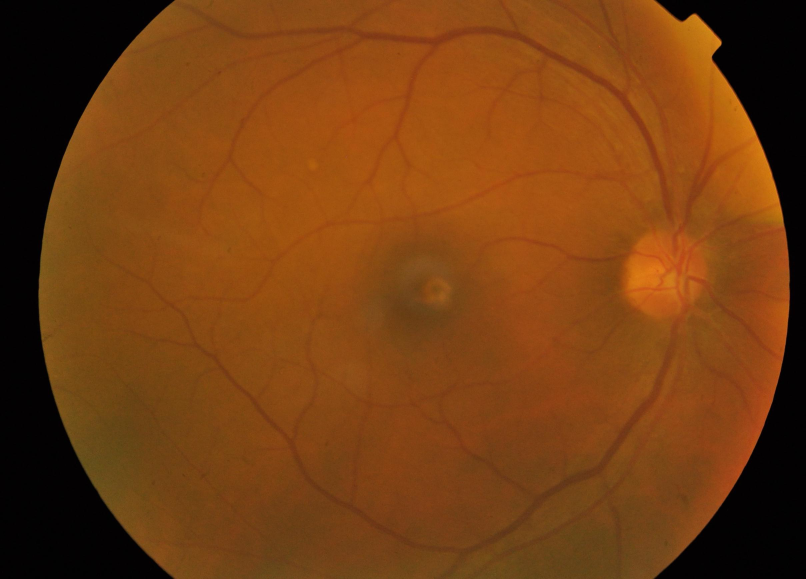
%> input picture DR_Project/test/fcea00df9f33.png, 2416 x 1736 px (shown at 1/3 size)
$ octave --eval "result = preprocessFundus(imread('../DR_Project/test/fcea00df9f33.png'));"   (GNU Octave 9; MATLAB toolbox functions it lacks are replaced by stand-ins)
%> lines starting %> are read from the running program, lines starting %| are printed output that depends on the picture
function output = preprocessFundus(img)

img = im2uint8(img);
%> img is the input picture: size 1736x2416x3 uint8; mean R, G, B 116.8, 62.2, 17.6

% Resize
img = imresize(img,[512 512]);
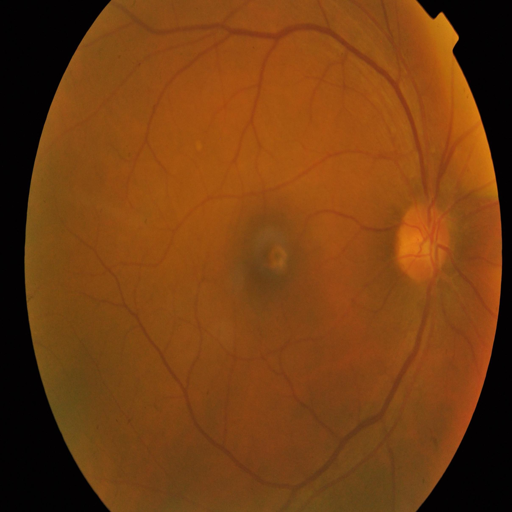
%> img: size 512x512x3 uint8; mean R, G, B 116.8, 62.2, 17.6

% Convert to LAB
lab = rgb2lab(img);
%> lab: size 512x512x3 double; mean of channels 1, 2, 3 32.4, 19.8, 34.4

% Extract L channel
L = lab(:,:,1);
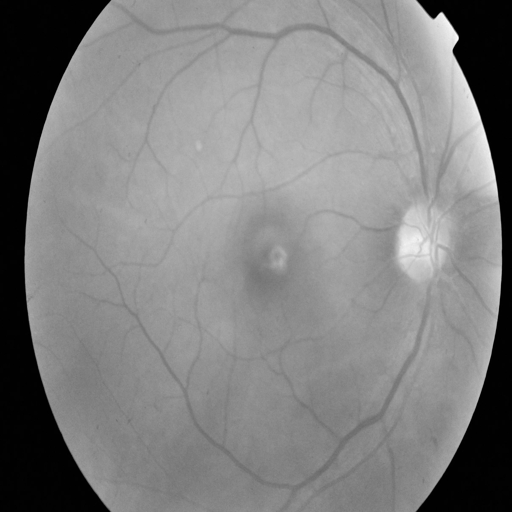
%> L: size 512x512 double; min 0, max 64.57, mean 32.4; drawn with min black and max white

% Normalize
L = mat2gray(L);

% CLAHE
L = adapthisteq(L);
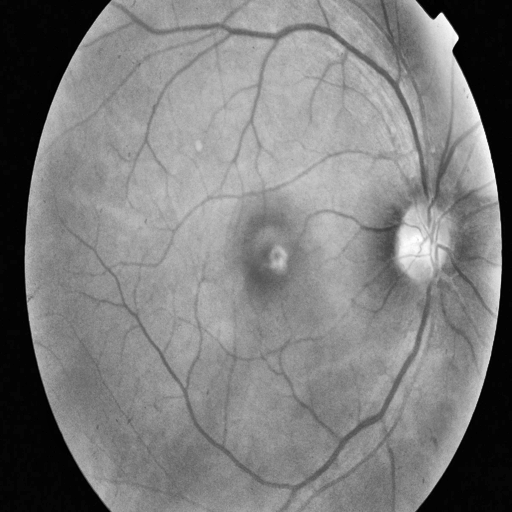
%> L: size 512x512 double; min 0, max 1, mean 0.491

% Put enhanced L back
lab(:,:,1) = L * 100;
%> lab: size 512x512x3 double; mean of channels 1, 2, 3 49.1, 19.8, 34.4

% Convert back
output = lab2rgb(lab);
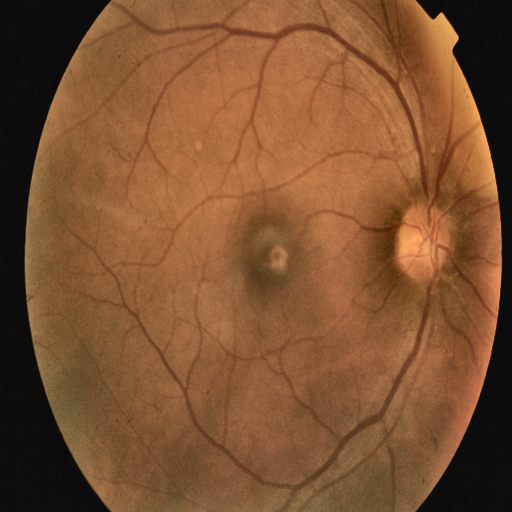
%> output: size 512x512x3 double; mean R, G, B 0.651, 0.408, 0.229; drawn with min black and max white

% Normalize
output = im2uint8(output);
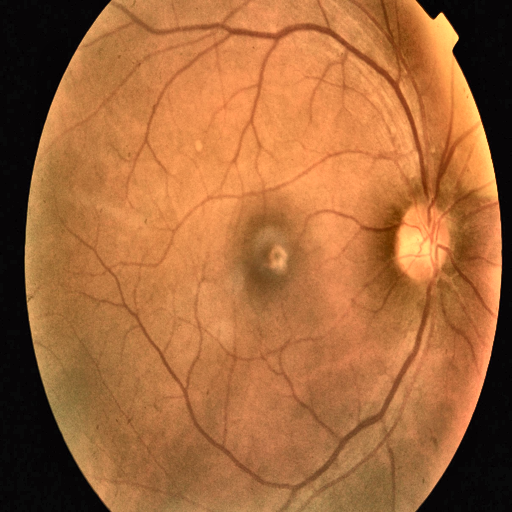
%> output: size 512x512x3 uint8; mean R, G, B 165.1, 104.1, 58.5

end

$ run again, on DR_Project/test/fd2978398705.png
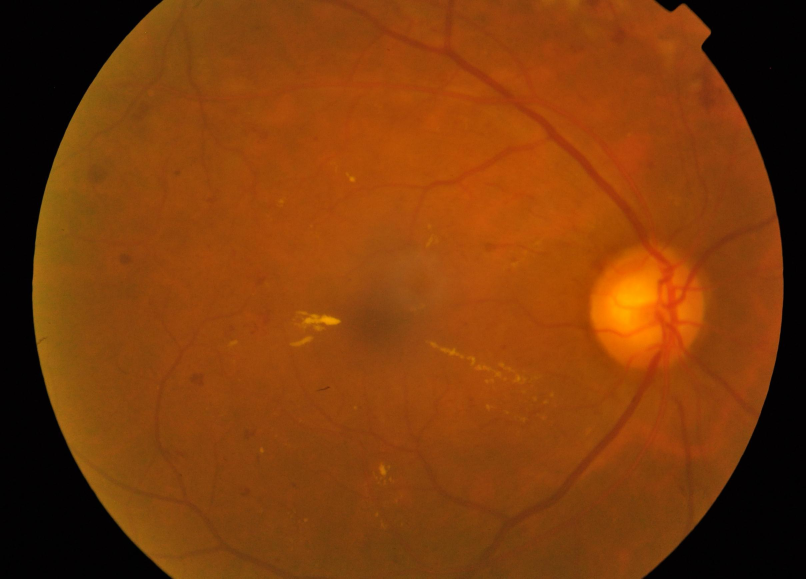
%> input picture DR_Project/test/fd2978398705.png, 2416 x 1736 px (shown at 1/3 size)
%> in preprocessFundus, img is the input picture: size 1736x2416x3 uint8; mean R, G, B 126.3, 59.5, 10.4
%> img: size 512x512x3 uint8
%> in preprocessFundus, `L = adapthisteq(L);`:
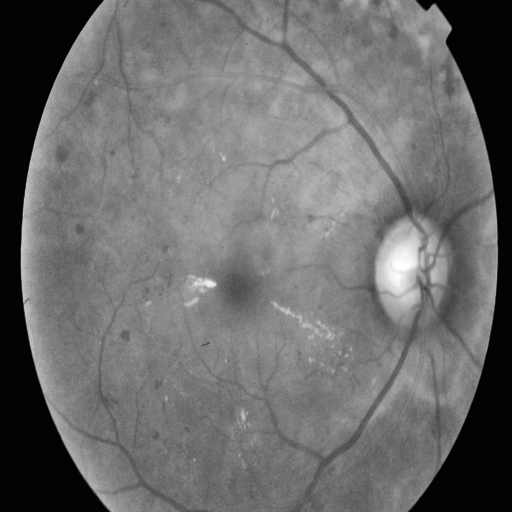
%> L: size 512x512 double; min 0, max 1, mean 0.425
%> in preprocessFundus, `output = im2uint8(output);`:
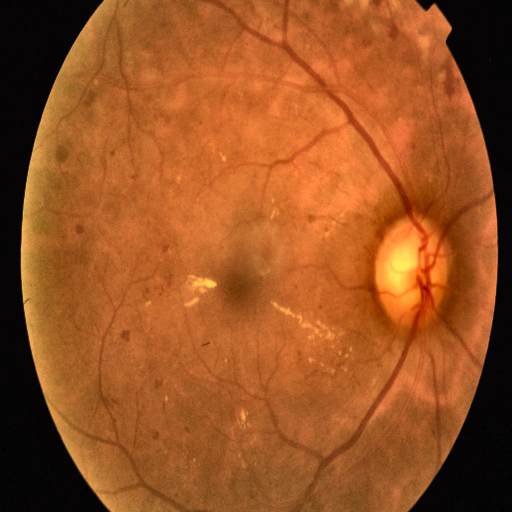
%> output: size 512x512x3 uint8; mean R, G, B 153.6, 82.7, 35

$ run again, on DR_Project/test/fd2d58c6cd45.png
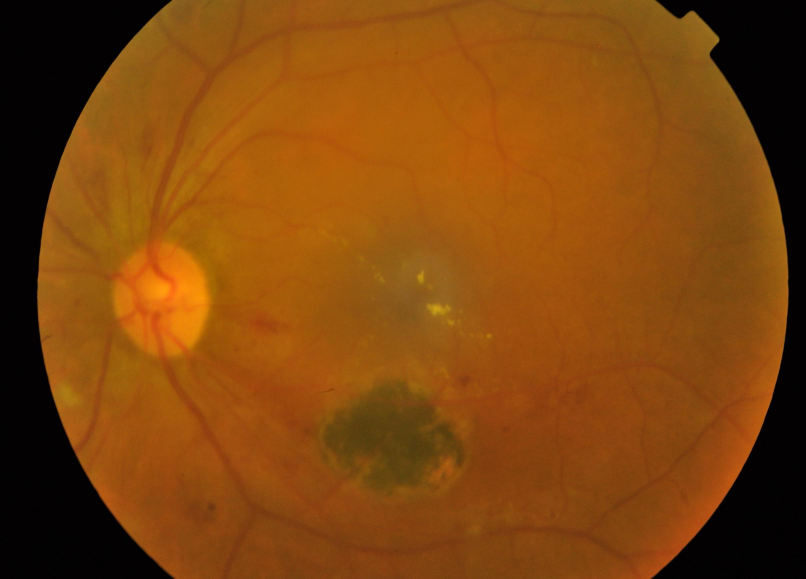
%> input picture DR_Project/test/fd2d58c6cd45.png, 2416 x 1736 px (shown at 1/3 size)
%> in preprocessFundus, img is the input picture: size 1736x2416x3 uint8; mean R, G, B 127.4, 69.5, 13.1
%> img: size 512x512x3 uint8
%> in preprocessFundus, `L = adapthisteq(L);`:
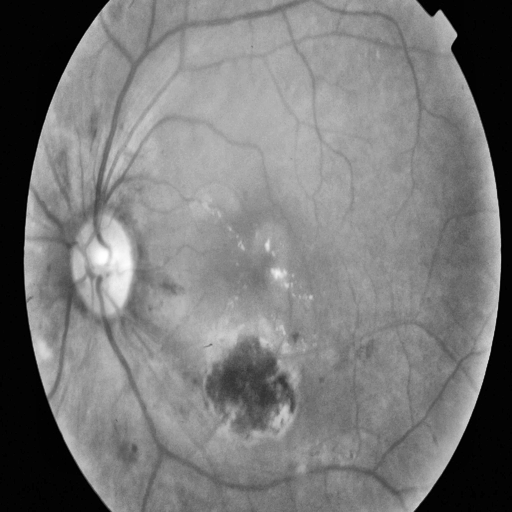
%> L: size 512x512 double; min 0, max 1, mean 0.475
%> in preprocessFundus, `output = im2uint8(output);`:
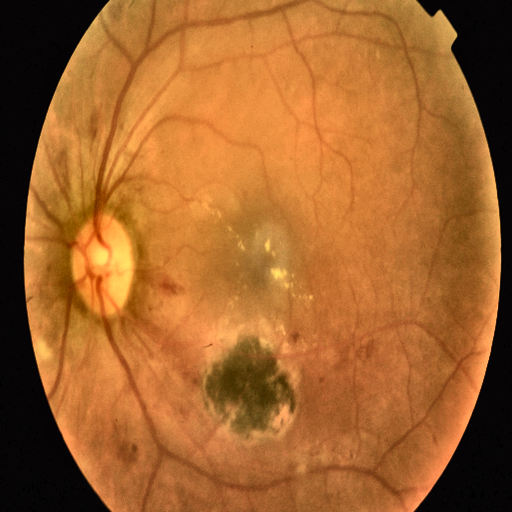
%> output: size 512x512x3 uint8; mean R, G, B 162.2, 99.2, 44.4

$ run again, on DR_Project/test/fd4d81b43e84.png
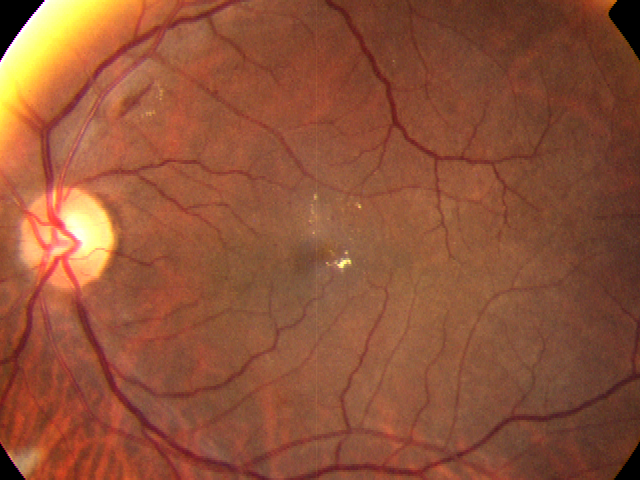
%> input picture DR_Project/test/fd4d81b43e84.png, 640 x 480 px
%> in preprocessFundus, img is the input picture: size 480x640x3 uint8; mean R, G, B 144.7, 82.5, 55.7
%> img: size 512x512x3 uint8
%> in preprocessFundus, `L = adapthisteq(L);`:
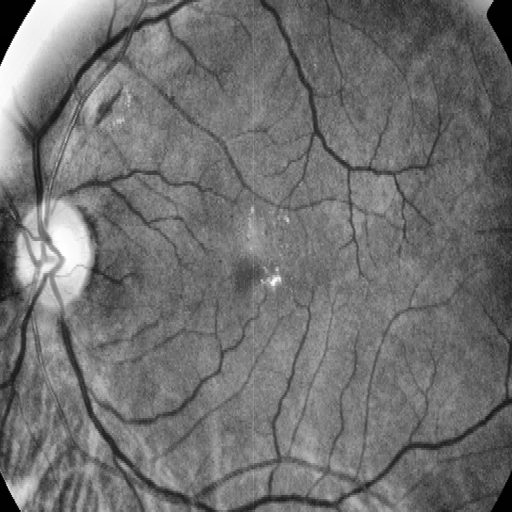
%> L: size 512x512 double; min 0, max 1, mean 0.443
%> in preprocessFundus, `output = im2uint8(output);`:
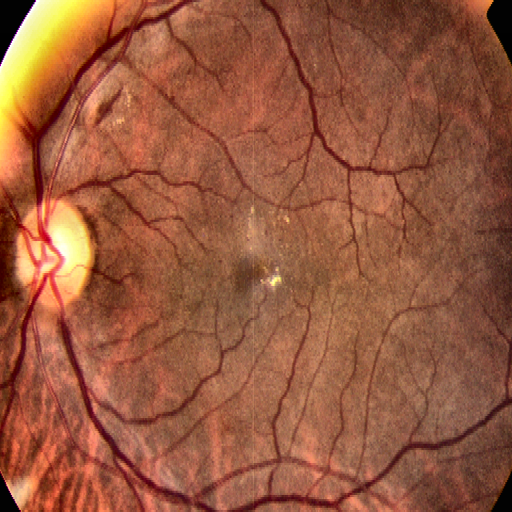
%> output: size 512x512x3 uint8; mean R, G, B 151.7, 88.7, 61.7
